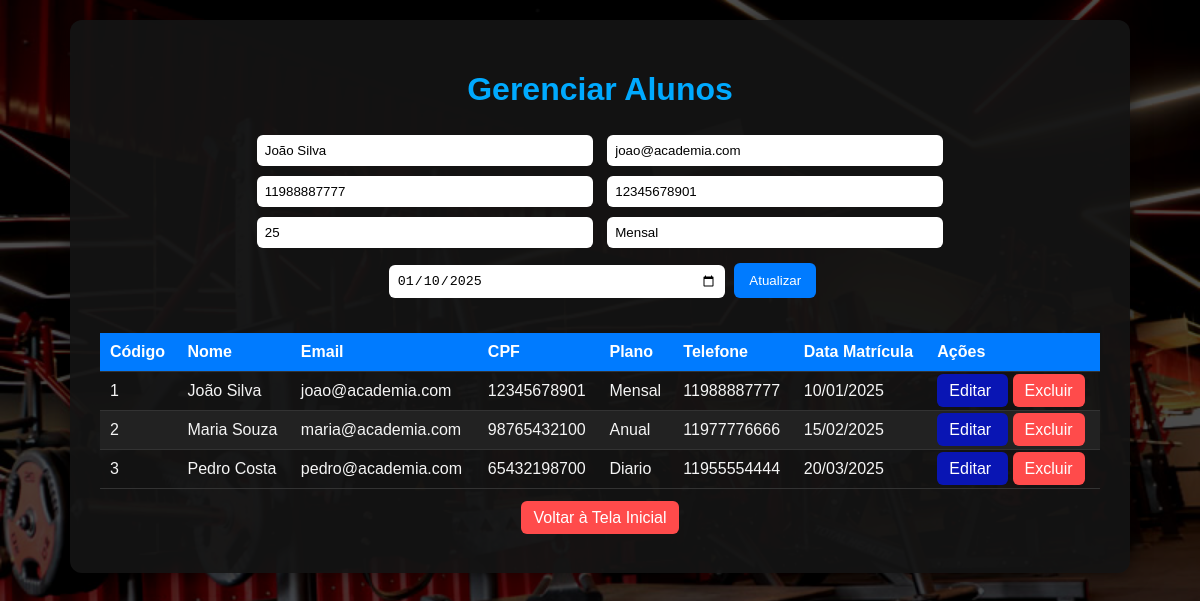
The app's page /aluno_crud.php?action=edit&id=1 (signed in) with its own data.
### tables this page shows
CREATE TABLE aluno (
    cod_aluno bigint PRIMARY KEY auto_increment,
    nome_aluno varchar (50) not null,
    plano_pag varchar (20) not null,  
    idade varchar (2),
    telefone char(14),
    cpf char(14),
    email varchar (50),
    FOREIGN KEY (plano_pag) REFERENCES pag_aluno(plano_pag)
);

### aluno_crud.php (called while the page is built, shortened)
<?php
require_once 'backend/core/conexao.php';
require_once 'backend/class/Aluno.class.php';
$crud = new AlunoCRUD();
$action = $_GET['action'] ?? 'list';
$aluno_data = null;
if ($action === 'edit' && isset($_GET['id'])) {
    $aluno_data = $crud->buscarPorId($_GET['id']);
}
$alunos = $crud->listarTodos();
?>
<?php require_once 'views/aluno_list.view.php'; ?>

### backend/core/conexao.php (called while the page is built, shortened)
<?php
function conectar_db() {
    $dsn = 'mysql:host=' . DB_HOST . ';dbname=' . DB_NAME . ';charset=utf8';
    try {
        $pdo = new PDO($dsn, DB_USER, DB_PASS);
        $pdo->setAttribute(PDO::ATTR_ERRMODE, PDO::ERRMODE_EXCEPTION);
        return $pdo;
    } catch (PDOException $e) {
        die("Erro de Conexão com o Banco de Dados: " . $e->getMessage());
    }
}

### backend/class/aluno.class.php (called while the page is built, shortened)
<?php
require_once __DIR__ . '/../core/conexao.php';
class AlunoCRUD {
    private $pdo;
    public function __construct() {
        $this->pdo = conectar_db();
    }
    public function listarTodos() {
        $stmt = $this->pdo->query("SELECT * FROM aluno");
        return $stmt->fetchAll(PDO::FETCH_ASSOC);
    }
    public function buscarPorId($cod_aluno) {
        $stmt = $this->pdo->prepare("SELECT * FROM aluno WHERE cod_aluno = :id");
        $stmt->execute(['id' => $cod_aluno]);
        return $stmt->fetch(PDO::FETCH_ASSOC);
    }
}

### views/aluno_list.view.php (the view, shortened to what this page needs)
<!DOCTYPE html>
<html lang="pt-BR">
<head>
    <link rel="stylesheet" href="styles/aluno.css">
    </head>
<body>
<div class="container" id="container">
    <h1>Gerenciar Alunos</h1>
    <form method="POST">
        <input type="text" name="nome_aluno" placeholder="Nome" value="<?php echo $aluno_data['nome_aluno'] ?? ''; ?>">
        <input type="text" name="email" placeholder="Email" value="<?php echo $aluno_data['email'] ?? ''; ?>">
        <input type="text" name="telefone" placeholder="Telefone" value="<?php echo $aluno_data['telefone'] ?? ''; ?>">
        <input type="text" name="cpf" placeholder="CPF" value="<?php echo $aluno_data['cpf'] ?? ''; ?>">
        <input type="number" name="idade" placeholder="Idade" value="<?php echo $aluno_data['idade'] ?? ''; ?>">
        <input type="text" name="plano_pag" placeholder="Plano" value="<?php echo $aluno_data['plano_pag'] ?? ''; ?>">
        <input type="date" name="Data_matricula" value="<?php echo $aluno_data['Data_matricula'] ?? ''; ?>">
        <button type="submit">
            <?php echo isset($aluno_data) ? 'Atualizar' : 'Cadastrar'; ?>
        </button>
    </form>
<table>
    <thead>
        <tr>
            <th>Código</th>
            <th>Nome</th>
            <th>Email</th>
            <th>CPF</th>
            <th>Plano</th>
            <th>Telefone</th>
            <th>Data Matrícula</th>
            <th>Ações</th>
        </tr>
    </thead>
    <tbody>
    <?php foreach ($alunos as $aluno): ?>
        <tr>
            <td><?php echo $aluno['cod_aluno']; ?></td>
            <td><?php echo htmlspecialchars($aluno['nome_aluno']); ?></td>
            <td><?php echo htmlspecialchars($aluno['email']); ?></td>
            <td><?php echo htmlspecialchars($aluno['cpf']); ?></td>
            <td><?php echo htmlspecialchars($aluno['plano_pag']); ?></td>
            <td><?php echo htmlspecialchars($aluno['telefone']); ?></td>
            <td><?php echo !empty($aluno['Data_matricula']) ? date('d/m/Y', strtotime($aluno['Data_matricula'])) : 'N/A'; ?></td>
            <td>
                <a class="button-edit"
                   href="aluno_crud.php?action=edit&id=<?php echo $aluno['cod_aluno']; ?>">
                   Editar
                </a>
                <a class="button-delete"
                   href="aluno_crud.php?action=delete&id=<?php echo $aluno['cod_aluno']; ?>"
                   onclick="return confirm('Deseja realmente excluir?');">
                   Excluir
                </a>
            </td>
        </tr>
    <?php endforeach; ?>
    </tbody>
</table>
<p style="text-align:center; margin-top:20px;">
    <a class="button-delete" id="voltar" href="#" style="cursor:pointer;">
        Voltar à Tela Inicial
    </a>
</p>
</div>
</body>
</html>

### styles/aluno.css (style rules this page uses)
body { font-family: Arial, sans-serif; margin: 0; min-height: 100vh; padding: 20px 0; display: flex; justify-content: center; align-items: flex-start; color: #f5f5f5; background: url('../assets/fundo.jpg') no-repeat center center fixed; background-size: cover; overflow: hidden; }
body::before { content: ""; position: fixed; top:0; left:0; width:100%; height:100%; background: rgba(0,0,0,0.7); z-index: -1; }
.container { background: rgba(20,20,20,0.92); padding: 30px; border-radius: 12px; box-shadow: 0 0 20px rgba(0,0,0,0.5); width: 90%; max-width: 1000px; transform: translateY(50px); opacity: 0; transition: transform 0.6s ease, opacity 0.6s ease; }
.container.show { transform: translateY(0); opacity: 1; }
h1 { color: #00aaff; text-align: center; }
form { margin-bottom: 30px; text-align: center; }
form input, form select { width: calc(33% - 10px); margin: 5px; padding: 8px; border-radius: 6px; border: none; }
form button { background: #007bff; color: white; padding: 10px 15px; border-radius: 6px; border: none; cursor: pointer; margin-top: 10px; transition: 0.3s; }
table { width: 100%; border-collapse: collapse; }
th, td { padding: 10px; border-bottom: 1px solid #333; text-align: left; }
th { background: #007bff; color: white; }
tr:nth-child(even) { background: #222; }
.button-edit { background: #0915b4ff; color: white; padding: 8px 12px; border-radius: 6px; text-decoration: none; margin-right: 5px; transition: 0.3s; }
.button-delete { background: #ff4b4b; color: white; padding: 8px 12px; border-radius: 6px; text-decoration: none; transition: 0.3s; }

### records on screen
aluno: nome_aluno "João Silva", email "joao@academia.com", telefone "11988887777", cpf "12345678901", idade "25", plano_pag "Mensal", Data_matricula "01/10/2025", cod_aluno "1", Data_matricula "10/01/2025"
aluno: cod_aluno "2", nome_aluno "Maria Souza", email "maria@academia.com", cpf "98765432100", plano_pag "Anual", telefone "11977776666", Data_matricula "15/02/2025"
aluno: cod_aluno "3", nome_aluno "Pedro Costa", email "pedro@academia.com", cpf "65432198700", plano_pag "Diario", telefone "11955554444", Data_matricula "20/03/2025"
